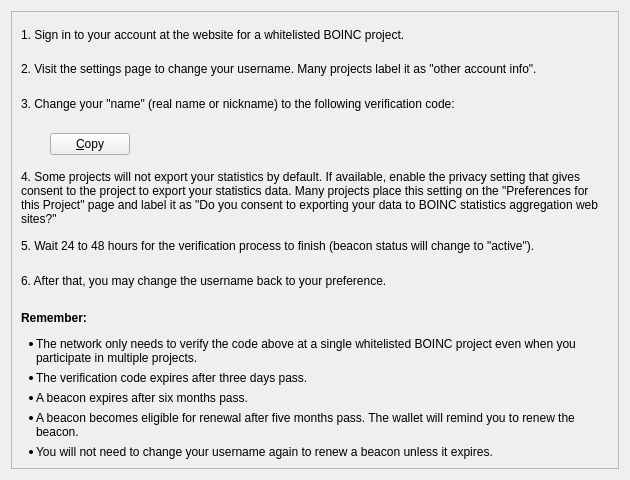
<?xml version="1.0" encoding="UTF-8"?>
<ui version="4.0">
 <class>ResearcherWizardAuthPage</class>
 <widget class="QWizardPage" name="ResearcherWizardAuthPage">
  <property name="geometry">
   <rect>
    <x>0</x>
    <y>0</y>
    <width>630</width>
    <height>480</height>
   </rect>
  </property>
  <property name="sizePolicy">
   <sizepolicy hsizetype="Expanding" vsizetype="Expanding">
    <horstretch>0</horstretch>
    <verstretch>0</verstretch>
   </sizepolicy>
  </property>
  <property name="windowTitle">
   <string>Beacon Verification</string>
  </property>
  <property name="title">
   <string>Beacon Verification</string>
  </property>
  <property name="subTitle">
   <string>Gridcoin needs to verify your BOINC account CPID. Please follow the instructions below to change your BOINC account username. The network needs 24 to 48 hours to verify a new CPID.</string>
  </property>
  <layout class="QVBoxLayout" name="authPageLayout">
   <item>
    <widget class="QScrollArea" name="rememberScrollArea">
     <property name="widgetResizable">
      <bool>true</bool>
     </property>
     <property name="alignment">
      <set>Qt::AlignLeading|Qt::AlignLeft|Qt::AlignTop</set>
     </property>
     <widget class="QWidget" name="rememberScrollAreaContents">
      <property name="geometry">
       <rect>
        <x>0</x>
        <y>0</y>
        <width>596</width>
        <height>498</height>
       </rect>
      </property>
      <property name="styleSheet">
       <string notr="true"/>
      </property>
      <layout class="QVBoxLayout" name="verticalLayout">
       <item>
        <widget class="QLabel" name="step1Label">
         <property name="text">
          <string>1. Sign in to your account at the website for a whitelisted BOINC project.</string>
         </property>
         <property name="wordWrap">
          <bool>true</bool>
         </property>
         <property name="textInteractionFlags">
          <set>Qt::LinksAccessibleByMouse|Qt::TextSelectableByMouse</set>
         </property>
        </widget>
       </item>
       <item>
        <widget class="QLabel" name="step2Label">
         <property name="text">
          <string>2. Visit the settings page to change your username. Many projects label it as &quot;other account info&quot;.</string>
         </property>
         <property name="wordWrap">
          <bool>true</bool>
         </property>
         <property name="textInteractionFlags">
          <set>Qt::LinksAccessibleByMouse|Qt::TextSelectableByMouse</set>
         </property>
        </widget>
       </item>
       <item>
        <widget class="QLabel" name="step3Label">
         <property name="text">
          <string>3. Change your &quot;name&quot; (real name or nickname) to the following verification code:</string>
         </property>
         <property name="wordWrap">
          <bool>true</bool>
         </property>
         <property name="textInteractionFlags">
          <set>Qt::LinksAccessibleByMouse|Qt::TextSelectableByMouse</set>
         </property>
        </widget>
       </item>
       <item>
        <layout class="QHBoxLayout" name="verificationCodeLayout">
         <property name="leftMargin">
          <number>16</number>
         </property>
         <property name="topMargin">
          <number>9</number>
         </property>
         <property name="rightMargin">
          <number>9</number>
         </property>
         <property name="bottomMargin">
          <number>9</number>
         </property>
         <item alignment="Qt::AlignLeft|Qt::AlignVCenter">
          <widget class="QLabel" name="verificationCodeLabel">
           <property name="sizePolicy">
            <sizepolicy hsizetype="Fixed" vsizetype="Preferred">
             <horstretch>0</horstretch>
             <verstretch>0</verstretch>
            </sizepolicy>
           </property>
           <property name="font">
            <font>
             <family>Monospace</family>
            </font>
           </property>
           <property name="text">
            <string notr="true"/>
           </property>
           <property name="textInteractionFlags">
            <set>Qt::LinksAccessibleByMouse|Qt::TextSelectableByKeyboard|Qt::TextSelectableByMouse</set>
           </property>
          </widget>
         </item>
         <item alignment="Qt::AlignLeft|Qt::AlignVCenter">
          <widget class="QPushButton" name="copyToClipboardButton">
           <property name="sizePolicy">
            <sizepolicy hsizetype="Fixed" vsizetype="Fixed">
             <horstretch>0</horstretch>
             <verstretch>0</verstretch>
            </sizepolicy>
           </property>
           <property name="toolTip">
            <string>Copy the verification code to the system clipboard</string>
           </property>
           <property name="text">
            <string>&amp;Copy</string>
           </property>
           <property name="icon">
            <iconset resource="../bitcoin.qrc">
             <normaloff>:/icons/editcopy</normaloff>:/icons/editcopy</iconset>
           </property>
          </widget>
         </item>
         <item>
          <spacer name="verificationCodeSpacer">
           <property name="orientation">
            <enum>Qt::Horizontal</enum>
           </property>
           <property name="sizeHint" stdset="0">
            <size>
             <width>40</width>
             <height>20</height>
            </size>
           </property>
          </spacer>
         </item>
        </layout>
       </item>
       <item>
        <widget class="QLabel" name="step4Label">
         <property name="text">
          <string>4. Some projects will not export your statistics by default. If available, enable the privacy setting that gives consent to the project to export your statistics data. Many projects place this setting on the &quot;Preferences for this Project&quot; page and label it as &quot;Do you consent to exporting your data to BOINC statistics aggregation web sites?&quot;</string>
         </property>
         <property name="wordWrap">
          <bool>true</bool>
         </property>
         <property name="textInteractionFlags">
          <set>Qt::LinksAccessibleByMouse|Qt::TextSelectableByMouse</set>
         </property>
        </widget>
       </item>
       <item>
        <widget class="QLabel" name="step5Label">
         <property name="text">
          <string>5. Wait 24 to 48 hours for the verification process to finish (beacon status will change to &quot;active&quot;).</string>
         </property>
         <property name="wordWrap">
          <bool>true</bool>
         </property>
         <property name="textInteractionFlags">
          <set>Qt::LinksAccessibleByMouse|Qt::TextSelectableByMouse</set>
         </property>
        </widget>
       </item>
       <item>
        <widget class="QLabel" name="step6Label">
         <property name="text">
          <string>6. After that, you may change the username back to your preference.</string>
         </property>
         <property name="wordWrap">
          <bool>true</bool>
         </property>
         <property name="textInteractionFlags">
          <set>Qt::LinksAccessibleByMouse|Qt::TextSelectableByMouse</set>
         </property>
        </widget>
       </item>
       <item>
        <spacer name="rememberSpacer">
         <property name="orientation">
          <enum>Qt::Vertical</enum>
         </property>
         <property name="sizeType">
          <enum>QSizePolicy::Fixed</enum>
         </property>
         <property name="sizeHint" stdset="0">
          <size>
           <width>20</width>
           <height>10</height>
          </size>
         </property>
        </spacer>
       </item>
       <item>
        <widget class="QLabel" name="rememberLabel">
         <property name="styleSheet">
          <string notr="true"/>
         </property>
         <property name="text">
          <string>&lt;html&gt;
&lt;head/&gt;
&lt;body&gt;
&lt;h4 style=&quot; margin-top:12px; margin-bottom:12px; margin-left:0px; margin-right:0px; -qt-block-indent:0; text-indent:0px;&quot;&gt;
&lt;span style=&quot; font-size:medium; font-weight:600;&quot;&gt;Remember:&lt;/span&gt;
&lt;/h4&gt;
&lt;ul style=&quot;margin-top: 0px; margin-bottom: 0px; margin-left: 0px; margin-right: 0px; -qt-list-indent: 0;&quot;&gt;
&lt;li style=&quot; margin-top:6px; margin-bottom:0px; margin-left:15px; margin-right:0px; -qt-block-indent:0; text-indent:0px;&quot;&gt;The network only needs to verify the code above at a single whitelisted BOINC project even when you participate in multiple projects. &lt;/li&gt;
&lt;li style=&quot; margin-top:6px; margin-bottom:0px; margin-left:15px; margin-right:0px; -qt-block-indent:0; text-indent:0px;&quot;&gt;The verification code expires after three days pass. &lt;/li&gt;
&lt;li style=&quot; margin-top:6px; margin-bottom:0px; margin-left:15px; margin-right:0px; -qt-block-indent:0; text-indent:0px;&quot;&gt;A beacon expires after six months pass. &lt;/li&gt;&lt;li style=&quot; margin-top:6px; margin-bottom:0px; margin-left:15px; margin-right:0px; -qt-block-indent:0; text-indent:0px;&quot;&gt;A beacon becomes eligible for renewal after five months pass. The wallet will remind you to renew the beacon. &lt;/li&gt;
&lt;li style=&quot; margin-top:6px; margin-bottom:12px; margin-left:15px; margin-right:0px; -qt-block-indent:0; text-indent:0px;&quot;&gt;You will not need to change your username again to renew a beacon unless it expires. &lt;/li&gt;
&lt;/ul&gt;
&lt;/body&gt;
&lt;/html&gt;</string>
         </property>
         <property name="textFormat">
          <enum>Qt::RichText</enum>
         </property>
         <property name="alignment">
          <set>Qt::AlignLeading|Qt::AlignLeft|Qt::AlignTop</set>
         </property>
         <property name="wordWrap">
          <bool>true</bool>
         </property>
         <property name="textInteractionFlags">
          <set>Qt::LinksAccessibleByMouse|Qt::TextSelectableByMouse</set>
         </property>
        </widget>
       </item>
      </layout>
     </widget>
    </widget>
   </item>
  </layout>
 </widget>
 <resources>
  <include location="../bitcoin.qrc"/>
 </resources>
 <connections/>
</ui>
